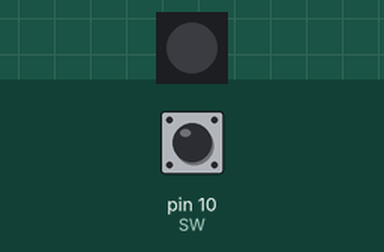
Simulated run of this sketch. Board: Arduino Uno, built with avr-gcc and run on an emulated ATmega328P. Parts: 1 RGB LEDs in strip order, left to right. Inputs (shaded band) come from the test bench; at power-on: pin 10 (SW) HIGH. Dim RGB values are drawn brighter than linear.

Above: at 1.2 s.
1.3 s: pin 10 (SW) pulled LOW for 3.2 s
At 2.1 s:
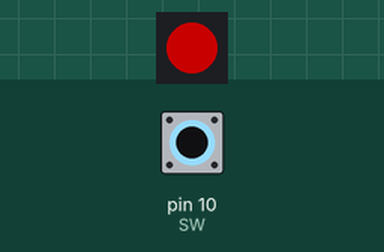
6.0 s: pin 10 (SW) pulled LOW for 0.15 s
At 6.8 s:
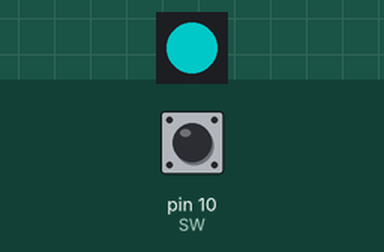
8.5 s: pin 10 (SW) pulled LOW for 1 s
At 8.9 s:
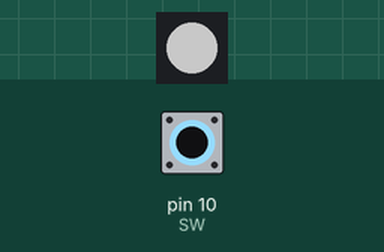
Timing chart, 0 to 11.5 s (numbered marks = the images above; inputs shaded):
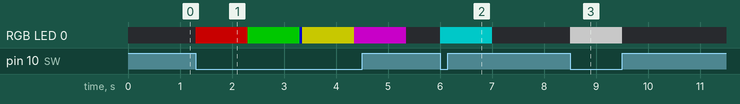

The sketch:

Blink_neopixel_and_button.ino
```cpp
#include <Adafruit_NeoPixel.h>
#define LED 11 // LED Pin
Adafruit_NeoPixel pixels = Adafruit_NeoPixel(1, LED, NEO_GRB + NEO_KHZ800);

const int SW = 10; // Button Pin
int led = 0; // LED의 상태를 저장해주는 변수

void setup() {
  pixels.begin();
  pixels.show();
  pinMode(SW, INPUT);
}

void loop() {
  // 버튼을 누르고 있을 때 Led를 켬
  if (digitalRead(SW) == LOW) {
    if (led == 0) {
      pixels.setPixelColor(0, 100, 0, 0); // 빨강
      pixels.show();
      delay(1000);
    }
    if (led == 1) {
      pixels.setPixelColor(0, 0, 100, 0); // 파랑
      pixels.show();
      delay(1000);
    }
    if (led == 2) {
      pixels.setPixelColor(0, 0, 0, 100); // 초록
      pixels.show();
      delay(50);
    }
    if (led == 3) {
      pixels.setPixelColor(0, 100, 100, 0); // 노랑
      pixels.show();
      delay(1000);
    }
    if (led == 4) {
      pixels.setPixelColor(0, 100, 0, 100); //  보라
      pixels.show();
      delay(1000);
    }
    if (led == 5) {
      pixels.setPixelColor(0, 0, 100, 100); // 하늘
      pixels.show();
      delay(1000);
    }
    if (led == 6) {
      pixels.setPixelColor(0, 100, 100, 100); // 하양
      pixels.show();
      delay(1000);
      led = -1;
    }
    led += 1;
  }
  // 버튼을 누르지 않았을 때는 정전 상태
  else {
    pixels.setPixelColor(0, 0, 0, 0);
    pixels.show();
  }
}
```

Measured:
- after the input at 6.0 s, RGB LED 0: off → RGB(0, 100, 100) at once, → off 1.0 s later
- after the input at 8.5 s, RGB LED 0: off → RGB(100, 100, 100) at once, → off 1.0 s later
